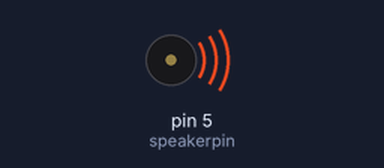
Recording of a sketch running on a simulated Arduino Uno, built with avr-gcc and run on an emulated ATmega328P. Shown: buzzer (waves = sounding).

Above: at 2.2 s.
At 5.05 s:
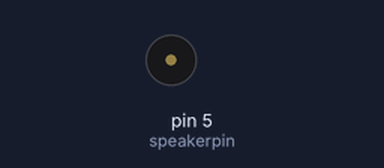
Timing chart, 0 to 6.0 s (numbered marks = the images above):
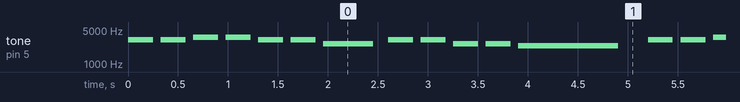

The sketch:

02.6_beep05.ino
```cpp
// 학교종이 땡땡땡

#define NOTE_C7  2093
#define NOTE_D7  2349
#define NOTE_E7  2637
#define NOTE_F7  2794
#define NOTE_G7  3136
#define NOTE_A7  3520
#define NOTE_B7  3951

int speakerpin = 5; //스피커가 연결된 디지털핀 설정

//음계 데이터 (24개)
int melody[] = {NOTE_G7,NOTE_G7,NOTE_A7,NOTE_A7,NOTE_G7,
                NOTE_G7,NOTE_E7,NOTE_G7,NOTE_G7,NOTE_E7,
                NOTE_E7,NOTE_D7,NOTE_G7,NOTE_G7,NOTE_A7,
                NOTE_A7,NOTE_G7,NOTE_G7,NOTE_E7,NOTE_G7,
                NOTE_E7,NOTE_D7,NOTE_E7,NOTE_C7};
//음의길이, 4:4분음표, 2:2분음표
int noteDurations[] = {4,4,4,4,4,4,2,4,4,4,4,1,4,4,4,4,4,4,2,4,4,4,4,1};

void setup() {

}

void loop() {
  for (int thisNote = 0; thisNote < 24; thisNote++)
  {
    int noteDuration = 1000 / noteDurations[thisNote];
    tone(speakerpin, melody[thisNote], noteDuration); //소리를 낸다.
    int pauseBetweenNotes = noteDuration * 1.30;      //delay 계산식
    delay(pauseBetweenNotes);                         //delay
    noTone(speakerpin);                               //대상핀 출력 중단
  }
}
```

Measured:
- by itself, tone on pin 5 (speakerpin): plays 3136 Hz for 0.25 s, 3136 Hz for 0.25 s, 3520 Hz for 0.25 s, 3520 Hz for 0.25 s, 3136 Hz for 0.25 s, 3136 Hz for 0.25 s … (300 notes in this stretch)
